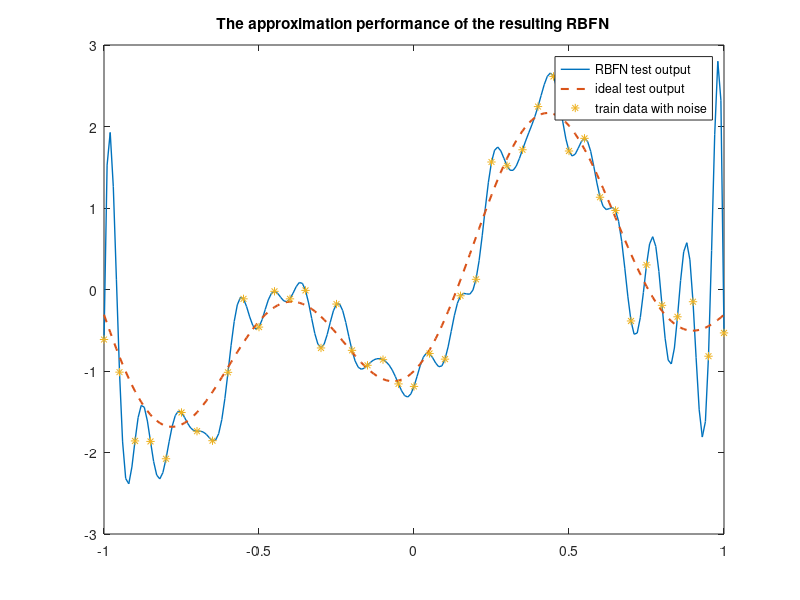

This figure's MATLAB source:
%init
close all;clear;clc;

%parameter
x_train=-1:0.05:1;%uniform step 0.08
x_test=-1:0.01:1;%uniform step 0.01
N=length(x_train);
x=randn(1,N);%random Gaussian noise for xtain not for xtest
d=1.2*sin(pi*x_train)-cos(2.4*pi*x_train)+0.3*x;%x with noise
%calculate phi
phi=zeros(N,N);%initialize phi
for i=1:N
    for j=1:N
        r=x_train(i)-x_train(j);
        phi(i,j)=exp(r^2/(-0.02));
    end
end
w=pinv(phi)*d';%get the unique solution w
%test data
phi_test=zeros(length(x_test),N);%initialize phi_test
for i=1:length(x_test)
    for j=1:N
        r=x_test(i)-x_train(j);
        phi_test(i,j)=exp(r^2/(-0.02));
    end
end
d_test=phi_test*w;
ideal_test=1.2*sin(pi*x_test)-cos(2.4*pi*x_test);
error_train=sum((d-(phi*w)').^2)/N;%mse
error_test=sum((ideal_test-d_test').^2)/length(x_test);
figure(1)
plot(x_test,d_test,'LineWidth',1);
hold on;
plot(x_test,ideal_test,'--','LineWidth',1.5);
hold on;
plot(x_train,d,'*');
hold on;
legend('RBFN test output','ideal test output','train data with noise');
title('The approximation performance of the resulting RBFN');